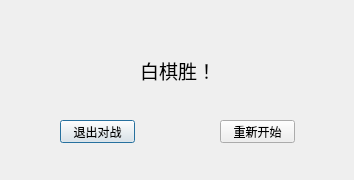
<?xml version="1.0" encoding="UTF-8"?>
<ui version="4.0">
 <class>win1_show</class>
 <widget class="QDialog" name="win1_show">
  <property name="geometry">
   <rect>
    <x>0</x>
    <y>0</y>
    <width>354</width>
    <height>180</height>
   </rect>
  </property>
  <property name="windowTitle">
   <string>Dialog</string>
  </property>
  <widget class="QLabel" name="label">
   <property name="geometry">
    <rect>
     <x>140</x>
     <y>50</y>
     <width>71</width>
     <height>41</height>
    </rect>
   </property>
   <property name="text">
    <string>&lt;html&gt;&lt;head/&gt;&lt;body&gt;&lt;p&gt;&lt;span style=&quot; font-size:14pt;&quot;&gt;白棋胜！&lt;/span&gt;&lt;/p&gt;&lt;/body&gt;&lt;/html&gt;</string>
   </property>
  </widget>
  <widget class="QPushButton" name="Quitgame">
   <property name="geometry">
    <rect>
     <x>60</x>
     <y>120</y>
     <width>75</width>
     <height>23</height>
    </rect>
   </property>
   <property name="text">
    <string>退出对战</string>
   </property>
  </widget>
  <widget class="QPushButton" name="Restart">
   <property name="geometry">
    <rect>
     <x>220</x>
     <y>120</y>
     <width>75</width>
     <height>23</height>
    </rect>
   </property>
   <property name="text">
    <string>重新开始</string>
   </property>
  </widget>
 </widget>
 <resources/>
 <connections/>
</ui>
